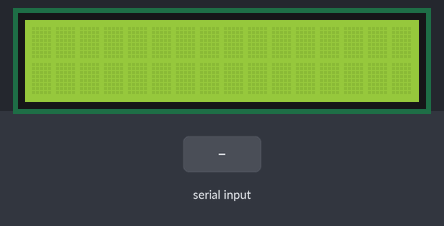
This program was run on a simulated Arduino Uno, built with avr-gcc and run on an emulated ATmega328P. Shown: 16×2 character LCD. The inputs (shaded band) are chosen by the test bench.

Above: at 1.2 s.
1.3 s: "$" received over Serial
At 2.5 s:
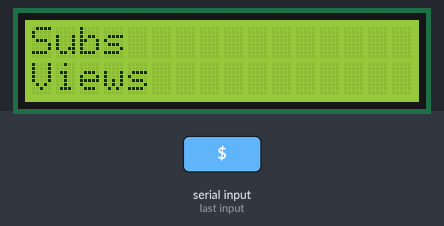
2.8 s: "1" received over Serial
At 3.7 s:
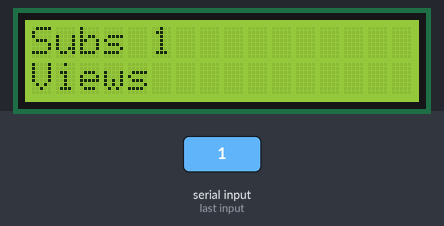
Timing chart, 0 to 5.8 s (numbered marks = the images above; inputs shaded):
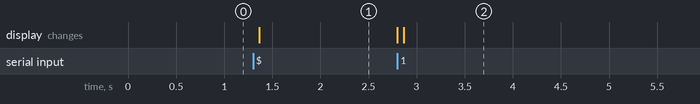

Measured:
- after the input at 1.3 s, the display: changes after 0.07 s (image 1)
- after the input at 2.8 s, the display: first changes at once (image 2 shows a later state)

The program:

main.cpp
```cpp
#include<Arduino.h>
#include <Wire.h>
#include <LiquidCrystal_I2C.h>

LiquidCrystal_I2C lcd(0x3F, 16, 2);

void setup(){
    lcd.init();
    lcd.backlight();
    lcd.print("");
    Serial.begin(9600);
    Serial.setTimeout(50);
}

void loop(){
  String inString = "";
    String val[2] = {"", ""};
    if (Serial.available() > 0){
        lcd.clear();
        inString = Serial.readString();
        int index = 0;
        for (int i = 0; i < inString.length(); i++){
            if (inString[i] == '$'){
                index = 1;
                continue;
            }
            val[index] += inString[i];
        }
        if(val[0][0] != '-'){
          lcd.setCursor(0, 0);
          lcd.print("Subs " + val[0]);
          lcd.setCursor(0, 1);
          lcd.print("Views " + val[1]);
        }
        else{
          lcd.setCursor(0, 0);
          lcd.print("Some error");
          lcd.setCursor(0, 1);
          lcd.print("occured!!");
        }
    }
}
```
